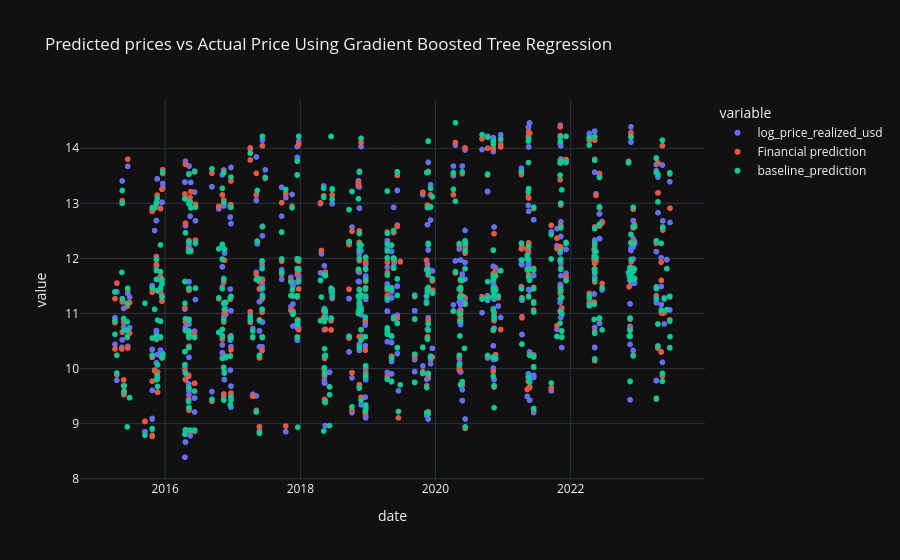

This figure's notebook cell:
### Code cell
predictions = predictions.withColumnRenamed("prediction", "baseline_prediction")
fin_predictions = fin_predictions.withColumnRenamed("prediction", "Financial prediction")
fin_predictions.join(predictions.select(["date", "baseline_prediction"]),on="date",how="inner").orderBy("date").plot.scatter(x="date", y=["log_price_realized_usd", "Financial prediction", "baseline_prediction"], title="Predicted prices vs Actual Price\nUsing Gradient Boosted Tree Regression")

### Figure 1 — Plotly figure (JSON) as saved in the notebook; plotly's stock layout.template omitted (floating-point values rounded to 4 significant figures; data arrays with more than 128 entries replaced by an {"elided": "..."} marker saying what was removed)
{"data": [{"hovertemplate": "variable=log_price_realized_usd<br>date=%{x}<br>value=%{y}<extra></extra>", "legendgroup": "log_price_realized_usd", "marker": {"color": "#636efa", "symbol": "circle"}, "mode": "markers", "name": "log_price_realized_usd", "showlegend": true, "x": {"elided": "1000 str values"}, "xaxis": "x", "y": {"elided": "1000 float values"}, "yaxis": "y", "type": "scattergl"}, {"hovertemplate": "variable=Financial prediction<br>date=%{x}<br>value=%{y}<extra></extra>", "legendgroup": "Financial prediction", "marker": {"color": "#EF553B", "symbol": "circle"}, "mode": "markers", "name": "Financial prediction", "showlegend": true, "x": {"elided": "1000 str values"}, "xaxis": "x", "y": {"elided": "1000 float values"}, "yaxis": "y", "type": "scattergl"}, {"hovertemplate": "variable=baseline_prediction<br>date=%{x}<br>value=%{y}<extra></extra>", "legendgroup": "baseline_prediction", "marker": {"color": "#00cc96", "symbol": "circle"}, "mode": "markers", "name": "baseline_prediction", "showlegend": true, "x": {"elided": "1000 str values"}, "xaxis": "x", "y": {"elided": "1000 float values"}, "yaxis": "y", "type": "scattergl"}], "layout": {"xaxis": {"anchor": "y", "domain": [0.0, 1.0], "title": {"text": "date"}}, "yaxis": {"anchor": "x", "domain": [0.0, 1.0], "title": {"text": "value"}}, "legend": {"title": {"text": "variable"}, "tracegroupgap": 0}, "title": {"text": "Predicted prices vs Actual Price\nUsing Gradient Boosted Tree Regression"}}}
